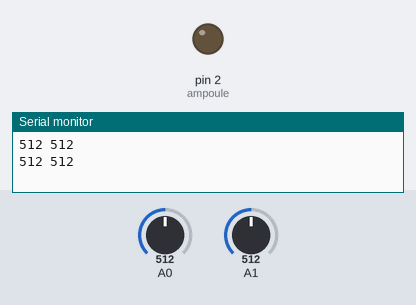
A sketch run on a simulated Arduino Uno, built with avr-gcc and run on an emulated ATmega328P. On the bench: output pins drawn as LEDs (lit = HIGH), the last lines printed to the serial monitor. The inputs (shaded band) are chosen by the test bench; at power-on: A1 = 512, A0 = 512.

Above: at 10.8 s.
10.9 s: A1 set to 364
21.2 s: A1 set to 337
At 31.2 s:
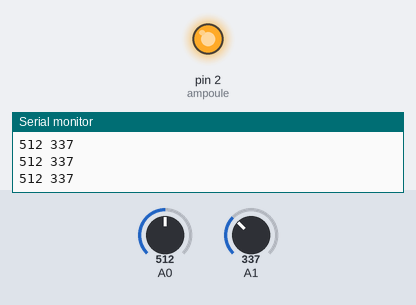
31.5 s: A1 set to 511
At 32.9 s:
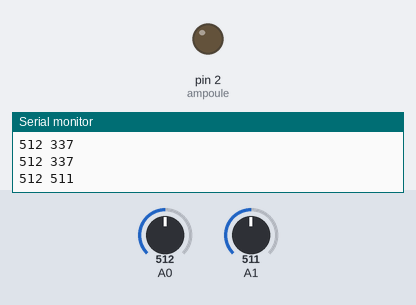
41.5 s: A1 set to 306
At 42.9 s:
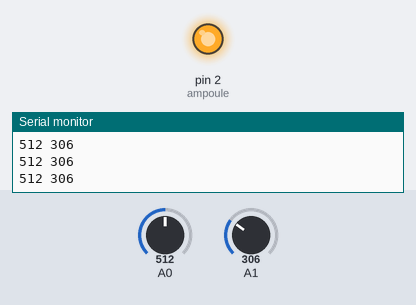
Timing chart, 0 to 44.5 s (numbered marks = the images above; inputs shaded):
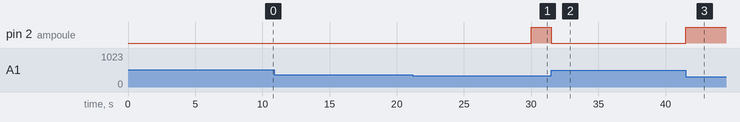

Measured:
- the behaviour switches between 350 and 349 on A1 (found by bisection; images 0 and 1)
- after the input at 21.2 s, pin 2 (ampoule): LOW → HIGH after 8.8 s
- after the input at 31.5 s, pin 2 (ampoule): HIGH → LOW at once
- after the input at 41.5 s, pin 2 (ampoule): LOW → HIGH at once

The sketch:

Capteur_luminosit__LED_JARDIN.ino
```cpp
int capteurlaser = 0;
int capteurlum = 1;
int lum;
int x = 110; // Seuil de luminosité exterieur à partir duquel la lampe s'allume
int y = 350; // Seuil de luminosité exterieur à partir duquel la lampe s'allume
int ampoule = 2;
int M;
void setup() {
  pinMode(lum,OUTPUT);
  pinMode(ampoule,OUTPUT);
  pinMode(capteurlaser,INPUT);
  pinMode(capteurlum,INPUT);
  digitalWrite(ampoule,LOW);
  Serial.begin(9600);


}

void loop() {
  capteurlaser = analogRead(0);
  capteurlum = analogRead(1);
  Serial.print(capteurlaser);
  Serial.print(" ");

  Serial.println(capteurlum);


// Lumiere allume
  if ((capteurlaser > x) && (capteurlum > y)){
    digitalWrite(ampoule,LOW);
    delay(10000);
  }
  if ((capteurlaser < x ) | (capteurlum < y)){
    digitalWrite(ampoule,HIGH);
    delay(100);
    }}
```
